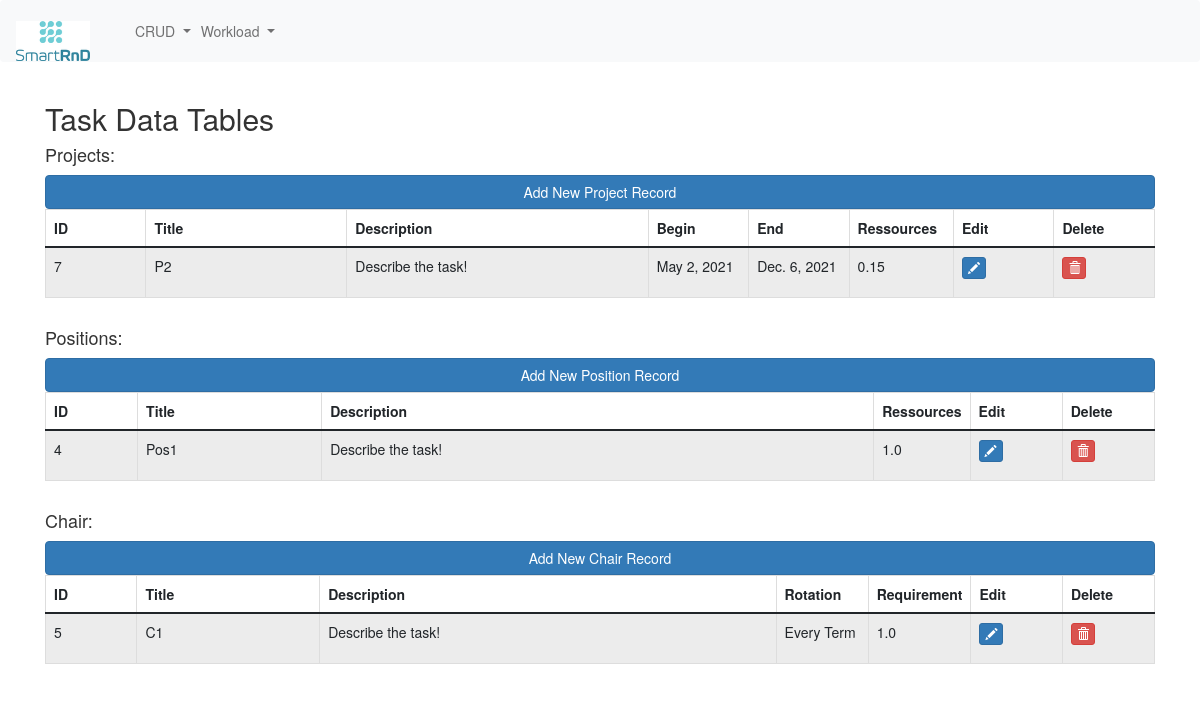
Page /tasks/ on the earlier database version.
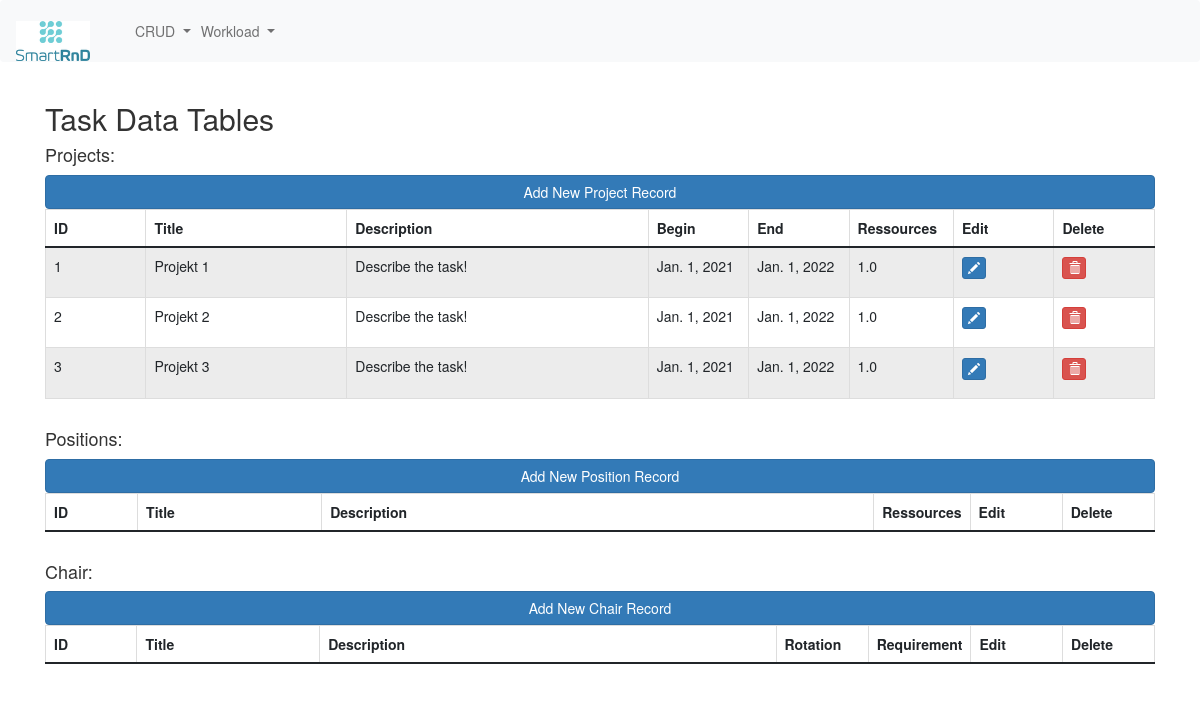
Same page on the later database version.
### erpapp/models.py (models this page shows, shortened)
class Task(models.Model):
    title = models.CharField('Title', max_length=50, default='Title')
    description = models.CharField('Description', max_length=2400, default='Describe the task!')
    assigned_employees_on_month = models.ManyToManyField(Employee, through='AssignmentPerMonth')
    class Meta:
        db_table = "task"

class Project(Task):
    ressources = models.FloatField('Ressources')
    begin = models.DateField('Project Start')
    end = models.DateField('Project End')
    class Meta:
        db_table = "project"

class Task(models.Model):
    title = models.CharField('Title', max_length=50, default='Title')
    description = models.CharField('Description', max_length=2400, default='Describe the task!')
    assigned_employees_on_month = models.ManyToManyField(Employee, through='AssignmentPerMonth')
    class Meta:
        db_table = "task"

class Position(Task):
    ressources = models.FloatField('Ressources')
    class Meta:
        db_table = "position"

class Chair(Task):
    rotation_choices = [
        ('Summer Term', 'Summer Term'),
        ('Winter Term', 'Winter Term'),
        ('Every Term', 'Every Term'),
        ('Irregular', 'irregular')
    ]
    rotation = models.CharField('Term', default='Every Term', choices=rotation_choices, max_length=16)
    requirement = models.FloatField('Requirement', default=1)
    class Meta:
        db_table = "chair"

### erpapp/views.py (the view)
# urls.py: path('tasks/', views.task),
def task(request):
    projects = Project.objects.all()
    positions = Position.objects.all()
    chairs = Chair.objects.all()
    context = {
        'projects': projects,
        'positions': positions,
        'chairs': chairs
    }
    return render(request, 'tasks.html', context)

### erpapp/Templates/tasks.html (shortened to what this page needs)
{% extends "base.html" %}
{% block content %}
<div class="col-md-12">
    <h2>Task Data Tables</h2>
    <h4>Projects:</h4>
    <span><a href="/add_new_proj" class="btn btn-primary btn-block">Add New Project Record</a></span>
    <div class="table-responsive">
        <table id="projectdatatable" class="table table-striped table-bordered" width="100%">
            <thead>
            <tr>
                <th class="col-sm-1">ID</th>
                <th class="col-sm-2">Title</th>
                <th class="col-sm-3">Description</th>
                <th class="col-sm-1">Begin</th>
                <th class="col-sm-1">End</th>
                <th class="col-sm-1">Ressources</th>
                <th class="col-sm-1">Edit</th>
                <th class="col-sm-1">Delete</th>
            </tr>
            </thead>
            <tbody>
            {% for project in projects %}
            <tr>
                <td>{{ project.id }}</td>
                <td>{{ project.title }}</td>
                <td>{{ project.description }}</td>
                <td>{{ project.begin }}</td>
                <td>{{ project.end }}</td>
                <td>{{ project.ressources }}</td>
                <td><p data-placement="top" data-toggle="tooltip" title="Edit"><a href="/edit_proj/{{ project.id }}"
                                                                                  class="btn btn-primary btn-xs"
                                                                                  data-title="Edit"
                                                                                  data-toggle="confirmation"
                                                                                  data-target="#edit"><span
                        class="glyphicon glyphicon-pencil"></span></a></p></td>
                <td><p data-placement="top" data-toggle="tooltip" title="Delete"><a href="/delete_proj/{{ project.id }}"
                                                                                    class="btn btn-danger btn-xs"
                                                                                    data-title="Delete"
                                                                                    data-toggle="confirmation"
                                                                                    data-target="#delete"
                                                                                    onclick="return confirm_delete('{{ project.title }}')"><span
                        class="glyphicon glyphicon-trash"></span></a></p></td>
            </tr>
            {% endfor %}
            </tbody>
        </table>
    </div>
    <h4>Positions:</h4>
    <span><a href="/add_new_pos" class="btn btn-primary btn-block">Add New Position Record</a></span>
    <div class="table-responsive">
        <table id="positiondatatable" class="table table-striped table-bordered" width="100%">
            <thead>
            <tr>
                <th class="col-sm-1">ID</th>
                <th class="col-sm-2">Title</th>
                <th class="col-sm-6">Description</th>
                <th class="col-sm-1">Ressources</th>
                <th class="col-sm-1">Edit</th>
                <th class="col-sm-1">Delete</th>
            </tr>
            </thead>
            <tbody>
            {% for position in positions %}
            <tr>
                <td>{{ position.id }}</td>
                <td>{{ position.title }}</td>
                <td>{{ position.description }}</td>
                <td>{{ position.ressources }}</td>
                <td><p data-placement="top" data-toggle="tooltip" title="Edit"><a href="/edit_pos/{{ position.id }}"
                                                                                  class="btn btn-primary btn-xs"
                                                                                  data-title="Edit"
                                                                                  data-toggle="confirmation"
                                                                                  data-target="#edit"><span
                        class="glyphicon glyphicon-pencil"></span></a></p></td>
                <td><p data-placement="top" data-toggle="tooltip" title="Delete"><a href="/delete_pos/{{ position.id }}"
                                                                                    class="btn btn-danger btn-xs"
                                                                                    data-title="Delete"
                                                                                    data-toggle="confirmation"
                                                                                    data-target="#delete"
                                                                                    onclick="return confirm_delete('{{ position.title }}')"><span
                        class="glyphicon glyphicon-trash"></span></a></p></td>
            </tr>
            {% endfor %}
            </tbody>
        </table>
    </div>
    <h4>Chair:</h4>
    <span><a href="/add_new_chair" class="btn btn-primary btn-block">Add New Chair Record</a></span>
    <div class="table-responsive">
        <table id="chairdatatable" class="table table-striped table-bordered" width="100%">
            <thead>
            <tr>
                <th class="col-sm-1">ID</th>
                <th class="col-sm-2">Title</th>
                <th class="col-sm-5">Description</th>
                <th class="col-sm-1">Rotation</th>
                <th class="col-sm-1">Requirement</th>
                <th class="col-sm-1">Edit</th>
                <th class="col-sm-1">Delete</th>
            </tr>
            </thead>
            <tbody>
            {% for chair in chairs %}
            <tr>
                <td>{{ chair.id }}</td>
                <td>{{ chair.title }}</td>
                <td>{{ chair.description }}</td>
                <td>{{ chair.rotation }}</td>
                <td>{{ chair.requirement }}</td>
                <td><p data-placement="top" data-toggle="tooltip" title="Edit"><a href="/edit_chair/{{ chair.id }}"
                                                                                  class="btn btn-primary btn-xs"
                                                                                  data-title="Edit"
                                                                                  data-toggle="confirmation"
                                                                                  data-target="#edit"><span
                        class="glyphicon glyphicon-pencil"></span></a></p></td>
                <td><p data-placement="top" data-toggle="tooltip" title="Delete"><a href="/delete_chair/{{ chair.id }}"
                                                                                    class="btn btn-danger btn-xs"
                                                                                    data-title="Delete"
                                                                                    data-toggle="confirmation"
                                                                                    data-target="#delete"
                                                                                    onclick="return confirm_delete('{{ chair.title }}')"><span
                        class="glyphicon glyphicon-trash"></span></a></p></td>
            </tr>
            {% endfor %}
            </tbody>
        </table>
    </div>
</div>
{% endblock content %}

### erpapp/Templates/base.html (shortened to what this page needs)
<!DOCTYPE html>
<html lang="en">
<head>
    {% load static %}
    <link href="https://cdn.jsdelivr.net/npm/bootstrap@5.0.0-beta3/dist/css/bootstrap.min.css" rel="stylesheet"
>
    <link href="http://maxcdn.bootstrapcdn.com/bootstrap/3.3.0/css/bootstrap.min.css" rel="stylesheet"
          id="bootstrap-css">
    <link rel="stylesheet" type="text/css" href="{% static '/css/main.css' %}">
</head>
<body>
<nav class="navbar navbar-expand-lg navbar-light bg-light">
    <div class="container-fluid">
        <a class="navbar-brand" href="/"><img src="{% static 'images/SmartRnDLogo.png' %}" width="74" height="40">
            </a>
        <div class="collapse navbar-collapse" id="navbarNav">
            <ul class="navbar-nav">
                <li class="nav-item dropdown">
                    <a class="nav-link dropdown-toggle" href="#" id="navbarDropdown1" role="button"
                       data-bs-toggle="dropdown" aria-expanded="false">
                        CRUD
                    </a>
                </li>
                <li class="nav-item dropdown">
                    <a class="nav-link dropdown-toggle" href="#" id="navbarDropdown2" role="button"
                       data-bs-toggle="dropdown" aria-expanded="false">
                        Workload
                    </a>
                </li>
            </ul>
        </div>
    </div>
</nav>
<div class="container">
    <div class="row">
        {% block content %}{% endblock %}
    </div>
</div>
</body>
</html>

Differences in the rows shown:
removed Project: id "7", title "P2", description "Describe the task!", begin "May 2, 2021", end "Dec. 6, 2021", ressources "0.15"
removed Position: id "4", title "Pos1", description "Describe the task!", ressources "1.0"
removed Chair: id "5", title "C1", description "Describe the task!", rotation "Every Term", requirement "1.0"
added Project: id "1", title "Projekt 1", description "Describe the task!", begin "Jan. 1, 2021", end "Jan. 1, 2022", ressources "1.0"
added Project: id "2", title "Projekt 2", description "Describe the task!", begin "Jan. 1, 2021", end "Jan. 1, 2022", ressources "1.0"
added Project: id "3", title "Projekt 3", description "Describe the task!", begin "Jan. 1, 2021", end "Jan. 1, 2022", ressources "1.0"
